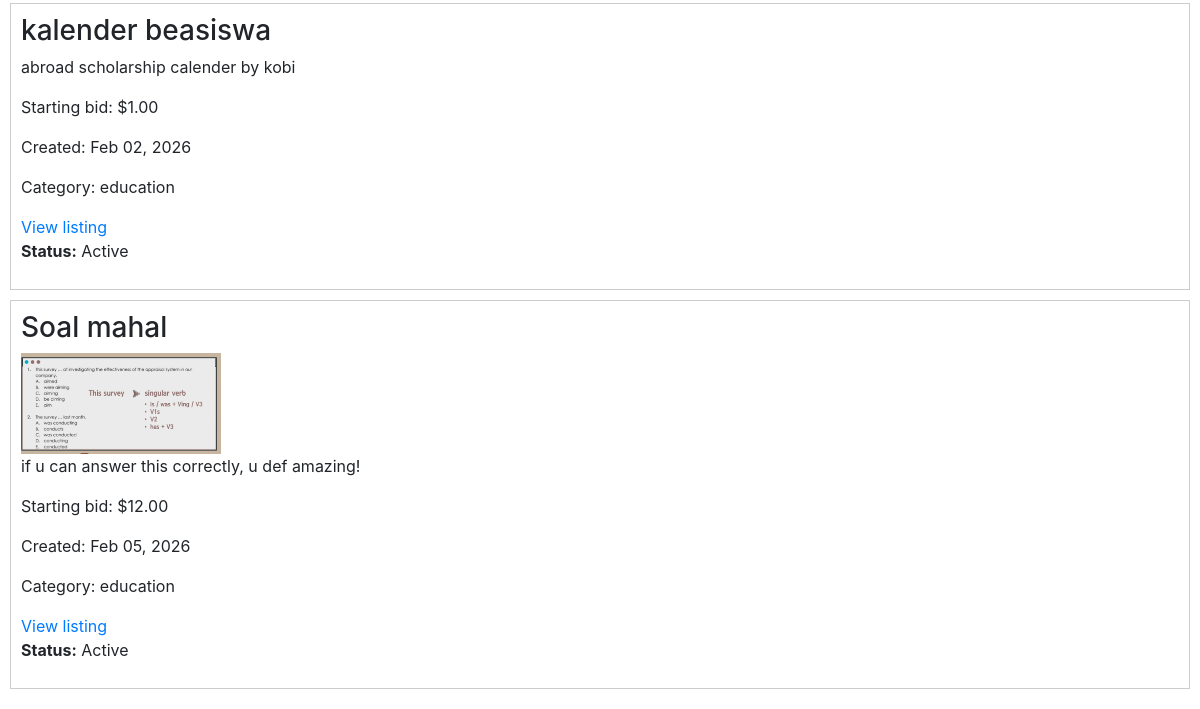
/ (lower part), run on an earlier commit of the app's database.
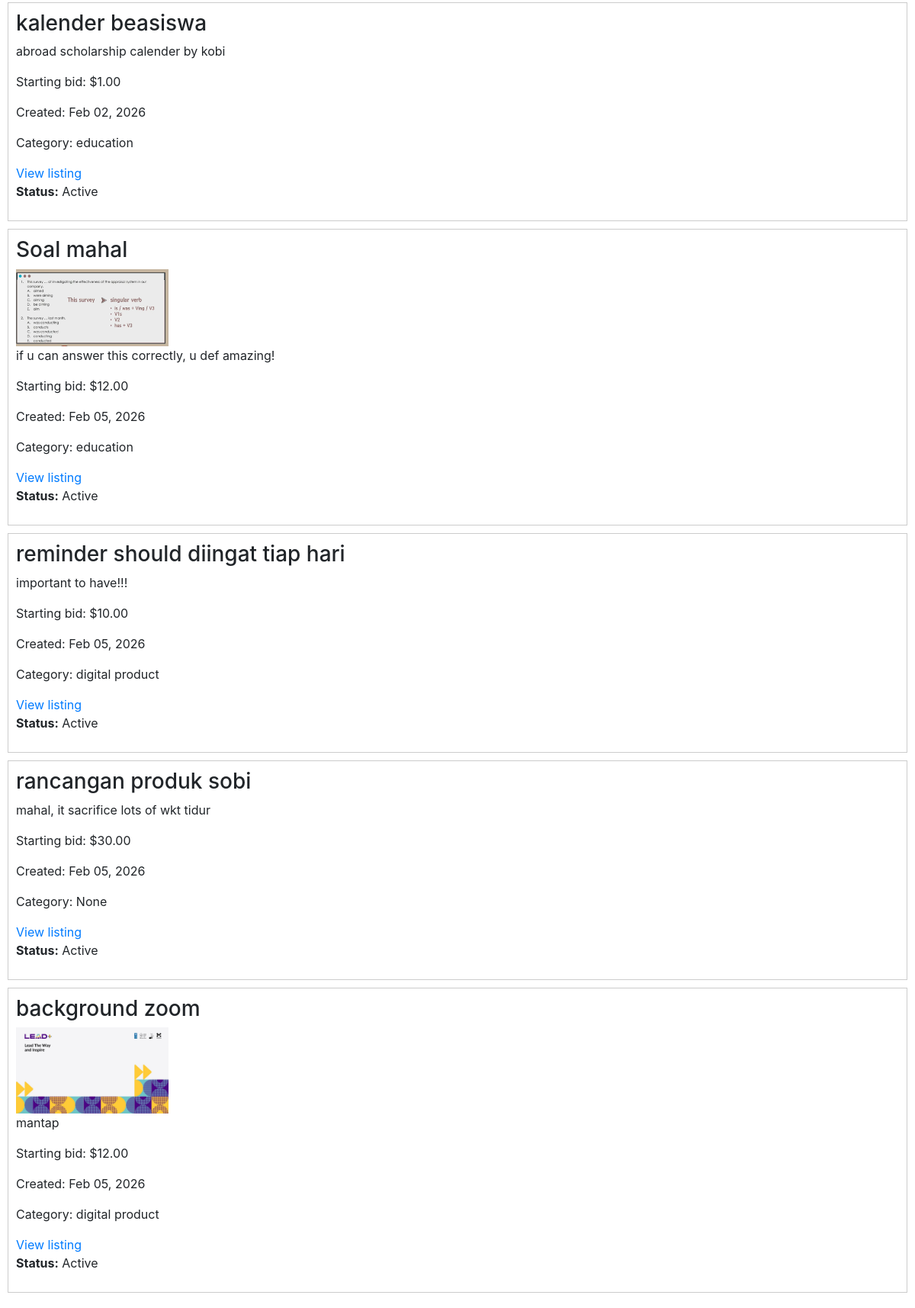
And on a later commit of the database.
### auctions/models.py (models this page shows, shortened)
class AuctionList(models.Model):
    owner = models.ForeignKey(
        User, on_delete = models.CASCADE, related_name="listings"
    )
    title = models.CharField(max_length=120)
    description = models.TextField()
    starting_bid = models.DecimalField(
        max_digits=10, decimal_places=2
    )
    image = models.ImageField(    # or URL field
       upload_to ="images/", blank = True, null = True
    )
    category = models.ForeignKey(
        Category, on_delete=models.SET_NULL, related_name="listings",  blank = True, null = True
    )
    date_posted = models.DateTimeField(auto_now_add=True)
    is_active = models.BooleanField(default=True)
    winner = models.ForeignKey(
        User, on_delete = models.SET_NULL,  blank = True, null = True, related_name ="won_auction"
    )
    watchlist = models.ManyToManyField(
        User, blank = True, related_name = "watchlist"
    )

class Category(models.Model):
    name = models.CharField(
        max_length=64, unique=True
    )

### auctions/views.py (the view)
# urls.py: path("", views.index, name="index"),
def index(request):
    listings = AuctionList.objects.filter(is_active=True)
    return render(request, "auctions/index.html", {
        "listings": listings
    })

### auctions/templates/auctions/index.html (shortened to what this page needs)
{% extends "auctions/layout.html" %}
{% block body %}
  {% if listings %}
    <div>
      {% for listing in listings %}
        <div style="border: 1px solid #ccc; padding: 10px; margin-bottom: 10px;">
          <h3>{{ listing.title }}</h3>
              {% if listing.image %}
                <img src="{{ listing.image.url }}" alt="{{ listing.title }}" style="max-width: 200px;">
              {% endif %}
          <p>{{ listing.description }}</p>
          <p>
            Starting bid:
            ${{ listing.starting_bid }}
          </p>
          <p>Created: {{ listing.date_posted|date:"M d, Y" }}</p>
          {% if listing.category %}
            <p>Category: {{ listing.category.name }}</p>
          {% else %}
            <p>Category: None</p>
          {% endif %}
            <a href="{% url 'listing_detail' listing.id %}">
              View listing
            </a><p>
        <strong>Status:</strong>
        {% if listing.is_active %}
          Active
        {% else %}
          Closed
        {% endif %}
        </p>
        </div>
      {% endfor %}
    </div>
  {% else %}
    <p>No listings available.</p>
  {% endif %}
{% endblock %}

### auctions/templates/auctions/layout.html (shortened to what this page needs)
{% load static %}
<!DOCTYPE html>
<html lang="en">
    <head>
        <link rel="stylesheet" href="https://stackpath.bootstrapcdn.com/bootstrap/4.4.1/css/bootstrap.min.css">
        <link href="{% static 'auctions/styles.css' %}" rel="stylesheet">
    </head>
    <body>
        {% block body %}
        {% endblock %}
    </body>
</html>

### auctions/static/auctions/styles.css (style rules this page uses)
body { padding: 10px; }

What changed in the data, as far as the page shows it:
added AuctionList: title "reminder should diingat tiap hari", description "important to have!!!", starting_bid "10.00", date_posted "Feb 05, 2026", category.name "digital product", is_active "Active"
added AuctionList: title "rancangan produk sobi", description "mahal, it sacrifice lots of wkt tidur", starting_bid "30.00", date_posted "Feb 05, 2026", shows "Category: None", is_active "Active"
added AuctionList: title "background zoom", image (picture), description "mantap", starting_bid "12.00", date_posted "Feb 05, 2026", category.name "digital product", is_active "Active"
